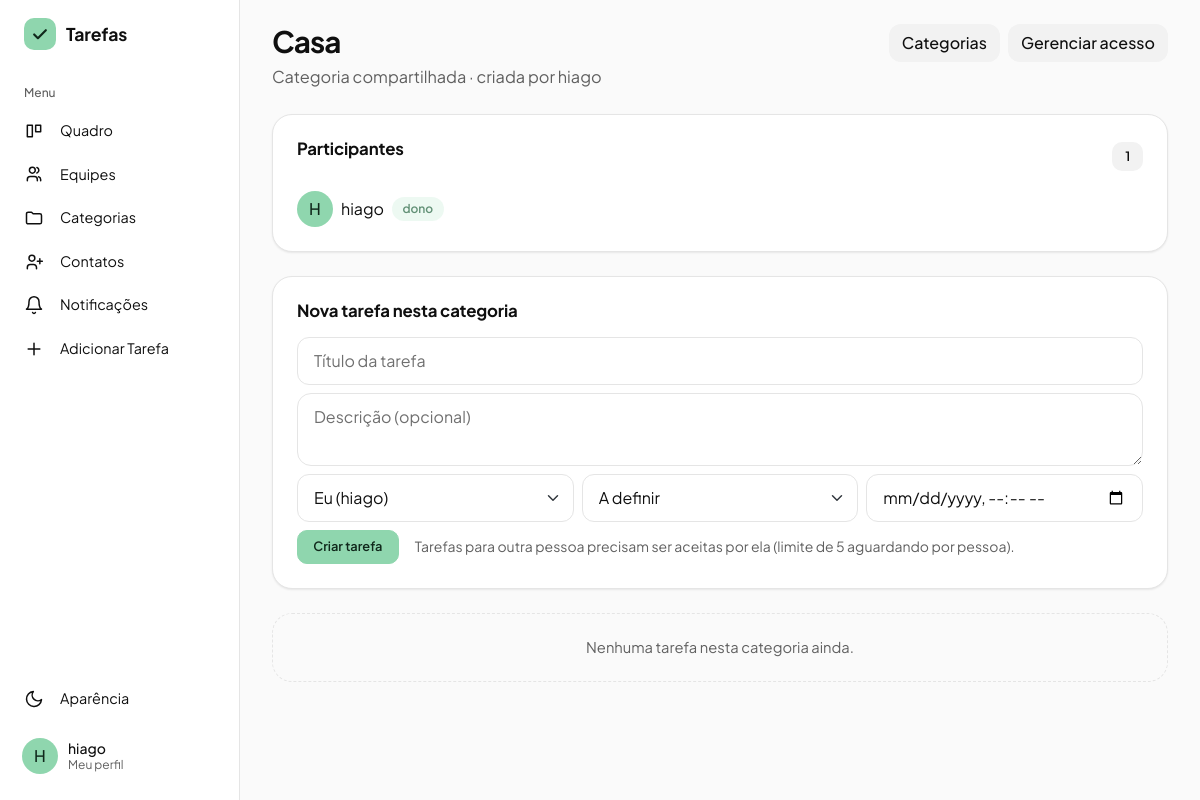
Before: /categorias/compartilhadas/3 (signed in) with the older database file.
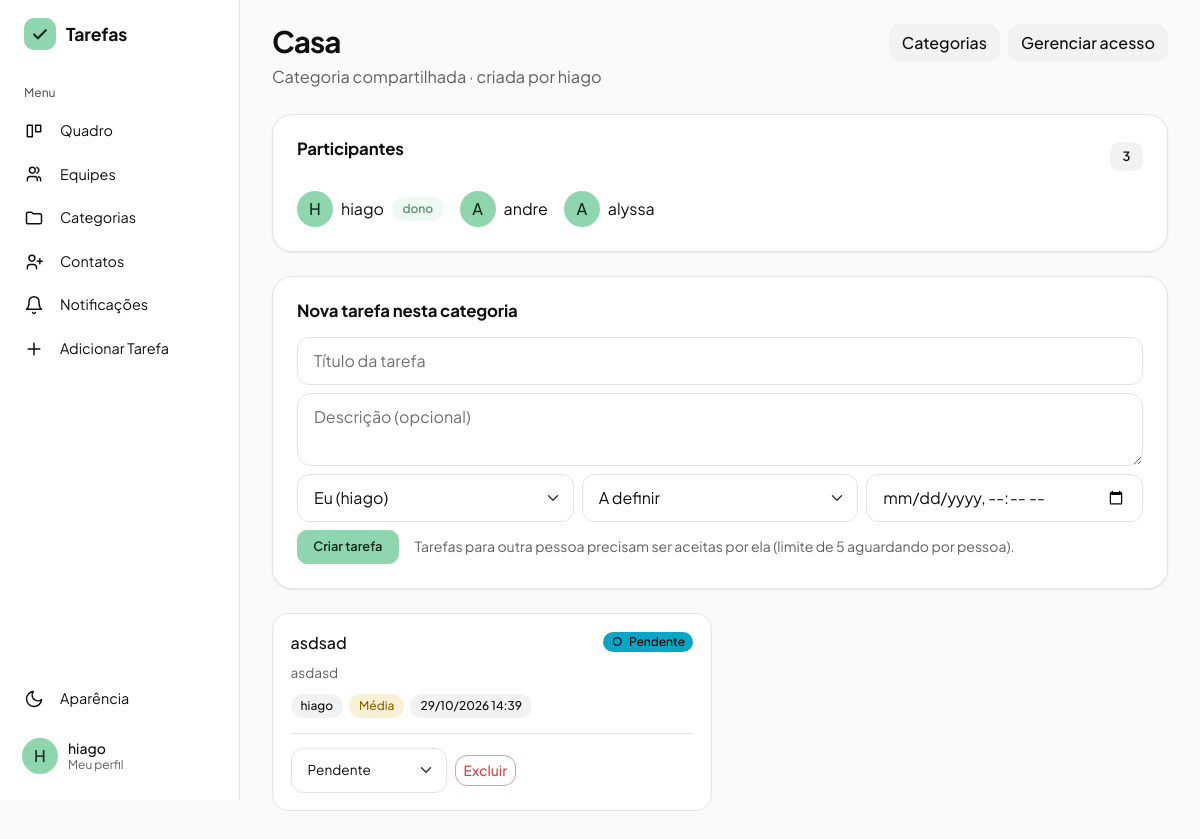
After: the same page with the newer database file.
### gerenciador_de_tarefas/models.py (models this page shows)
class Usuario(db.Model, UserMixin):
    id = db.Column(db.Integer, primary_key=True)
    nomeUsuario = db.Column(db.String(50), unique=True, nullable=False)
    email = db.Column(db.String(254), unique=True, nullable=False)
    senha = db.Column(db.String(255), nullable=False)
    nome = db.Column(db.String(100), nullable=False)
    tarefasCriadas = db.relationship('Tarefa', backref='criador', foreign_keys='Tarefa.criador_id', lazy=True)
    tarefasAtribuidas = db.relationship('Tarefa', backref='responsavel', foreign_keys='Tarefa.responsavel_id', lazy=True)
    cargo = db.Column(db.String(20), nullable=False, default='usuario') #admin ou usuario
    foto_perfil = db.Column(db.String(200), nullable=True, default='default.png')
    ordenacao_quadro = db.Column(db.String(30), nullable=False, default='padrao')

class Categoria(db.Model):
    id = db.Column(db.Integer, primary_key=True)
    nome = db.Column(db.String(50), nullable=False)
    usuario_id = db.Column(db.Integer, db.ForeignKey('usuario.id'), nullable=False)
    tarefas = db.relationship('Tarefa', backref='categoria', lazy=True)
    dono = db.relationship('Usuario')

class Tarefa(db.Model):
    id = db.Column(db.Integer, primary_key=True)
    titulo = db.Column(db.String(150), nullable=False)
    descricao = db.Column(db.Text, nullable=False)
    status = db.Column(db.String(20), nullable=False, default='Pendente')
    prioridade = db.Column(db.String(20), nullable=False, default='A definir')
    prazo = db.Column(db.DateTime, nullable=True, index=True)
    criador_id = db.Column(db.Integer, db.ForeignKey('usuario.id'), nullable=False)
    responsavel_id = db.Column(db.Integer, db.ForeignKey('usuario.id'), nullable=False)
    equipe_id = db.Column(db.Integer, db.ForeignKey('equipe.id'), nullable=True)
    categoria_id = db.Column(db.Integer, db.ForeignKey('categoria.id'), nullable=True)
    aceite = db.Column(db.String(20), nullable=False, default='aceita', server_default='aceita')
    subtarefas = db.relationship('Subtarefa', backref='tarefa', cascade='all, delete-orphan', lazy=True)

### gerenciador_de_tarefas/app.py (the view)
@app.route('/categorias/compartilhadas/<int:categoria_id>')
@login_required
def ver_categoria_compartilhada(categoria_id):
    categoria = db.get_or_404(Categoria, categoria_id)
    if not categoria_acessivel(categoria):
        flash('Você não tem acesso a essa categoria.', 'danger')
        return redirect(url_for('ver_categorias'))
    tarefas = Tarefa.query.filter(
        Tarefa.categoria_id == categoria.id,
        Tarefa.equipe_id.is_(None)
    ).order_by(Tarefa.id.desc()).all()
    tarefas = [t for t in tarefas if t.aceite != 'recusada' or t.criador_id == current_user.id]
    membros = membros_da_categoria(categoria)
    atribuiveis = [u for u in membros if u.id == current_user.id or sao_contatos(u.id)]
    return render_template('categoria_compartilhada.html',
                           categoria=categoria, tarefas=tarefas, membros=membros,
                           atribuiveis=atribuiveis,
                           eh_dono_categoria=categoria.usuario_id == current_user.id,
                           limite_tarefas=LIMITE_TAREFAS_PENDENTES_POR_CONTATO)

### gerenciador_de_tarefas/templates/categoria_compartilhada.html (shortened to what this page needs)
{% extends "base.html" %}
{% block content %}
{% macro avatar(u) -%}
    {% if u.foto_perfil and u.foto_perfil != 'default.png' %}
        <img src="{{ url_for('static', filename='uploads/' + u.foto_perfil) }}" alt="" class="usuario-foto" />
    {% else %}
        <span class="usuario-foto">{{ u.nomeUsuario[:1]|upper }}</span>
    {% endif %}
{%- endmacro %}
{% set status_classe = {'Pendente': 'status-pendente', 'Em andamento': 'status-andamento', 'Concluída': 'status-concluida', 'Cancelada': 'status-cancelada'} %}
<div class="eq-topo">
    <div>
        <h1 class="titulo-pagina">{{ categoria.nome }}</h1>
        <p class="eq-subtitulo">Categoria compartilhada · criada por {{ categoria.dono.nomeUsuario }}</p>
    </div>
    <div class="d-flex gap-2 flex-wrap">
        <a href="{{ url_for('ver_categorias') }}" class="btn btn-outline-secondary">Categorias</a>
        {% if eh_dono_categoria %}
        <a href="{{ url_for('ver_categoria', categoria_id=categoria.id) }}" class="btn btn-outline-secondary">Gerenciar acesso</a>
        {% else %}
        <form method="POST" action="{{ url_for('sair_categoria_compartilhada', categoria_id=categoria.id) }}"
              onsubmit="return confirm('Sair dessa categoria compartilhada?');">
            <button type="submit" class="btn btn-outline-danger">Sair da categoria</button>
        </form>
        {% endif %}
    </div>
</div>
<section class="cartao mb-4">
    <div class="eq-secao-cab">
        <h2 class="eqp-card-titulo">Participantes</h2>
        <span class="eq-contagem">{{ membros|length }}</span>
    </div>
    <div class="d-flex flex-wrap gap-3">
        {% for u in membros %}
        <div class="d-flex align-items-center gap-2">
            {{ avatar(u) }}
            <span>{{ u.nomeUsuario }}</span>
            {% if u.id == categoria.usuario_id %}<span class="eq-tag">dono</span>{% endif %}
        </div>
        {% endfor %}
    </div>
</section>
<section class="cartao mb-4">
    <h2 class="eqp-card-titulo mb-3">Nova tarefa nesta categoria</h2>
    <form method="POST" action="{{ url_for('nova_tarefa_categoria', categoria_id=categoria.id) }}">
        <div class="mb-2">
            <input type="text" name="titulo" class="form-control" placeholder="Título da tarefa" maxlength="150" required>
        </div>
        <div class="mb-2">
            <textarea name="descricao" class="form-control" rows="2" placeholder="Descrição (opcional)"></textarea>
        </div>
        <div class="row g-2 mb-2">
            <div class="col-md-4">
                <select name="responsavel_id" class="form-select" aria-label="Responsável">
                    {% for u in atribuiveis %}
                    <option value="{{ u.id }}" {% if u.id == current_user.id %}selected{% endif %}>
                        {{ 'Eu (' ~ u.nomeUsuario ~ ')' if u.id == current_user.id else u.nomeUsuario }}
                    </option>
                    {% endfor %}
                </select>
            </div>
            <div class="col-md-4">
                <select name="prioridade" class="form-select" aria-label="Prioridade">
                    {% for p in ['A definir', 'Baixa', 'Média', 'Alta'] %}
                    <option value="{{ p }}">{{ p }}</option>
                    {% endfor %}
                </select>
            </div>
            <div class="col-md-4">
                <input type="datetime-local" name="prazo" class="form-control" aria-label="Prazo">
            </div>
        </div>
        <div class="d-flex align-items-center gap-3 flex-wrap">
            <button type="submit" class="btn btn-principal btn-sm">Criar tarefa</button>
            <small class="text-secondary">Tarefas para outra pessoa precisam ser aceitas por ela (limite de {{ limite_tarefas }} aguardando por pessoa).</small>
        </div>
    </form>
</section>
{% if not tarefas %}
<p class="cat-vazio">Nenhuma tarefa nesta categoria ainda.</p>
{% endif %}
<div class="cat-tarefas mb-5">
    {% for t in tarefas %}
    {% set prio = t.prioridade or 'A definir' %}
    <article class="cartao-tarefa cat-tarefa {{ status_classe[t.status] }}">
        <div class="cat-tarefa-topo">
            <div class="tarefa-titulo">{{ t.titulo }}</div>
            <span class="selo">
                {% if t.aceite == 'aceita' %}{{ t.status }}{% elif t.aceite == 'aguardando' %}Aguardando aceite{% else %}Recusada{% endif %}
            </span>
        </div>
        {% if t.descricao %}
        <div class="tarefa-desc">{{ t.descricao|truncate(80) }}</div>
        {% endif %}
        <div class="chips">
            <span class="chip">
                {% if t.criador_id == t.responsavel_id %}{{ t.criador.nomeUsuario }}{% else %}{{ t.criador.nomeUsuario }} → {{ t.responsavel.nomeUsuario }}{% endif %}
            </span>
            <span class="chip {{ 'chip-alta' if prio == 'Alta' else ('chip-media' if prio == 'Média' else ('chip-baixa' if prio == 'Baixa' else '')) }}">{{ prio }}</span>
            {% if t.prazo %}
            <span class="chip {{ 'chip-atrasada' if tarefa_atrasada(t) }}">{{ t.prazo.strftime('%d/%m/%Y %H:%M') }}</span>
            {% endif %}
        </div>
        <div class="cat-tarefa-acoes">
            {% if t.aceite == 'aceita' and pode_mudar_status(t) %}
            <form method="POST" action="{{ url_for('alterar_status', tarefa_id=t.id) }}">
                <select name="status" class="form-select form-select-sm" aria-label="Alterar status" onchange="this.form.submit()">
                    {% for s in ['Pendente', 'Em andamento', 'Concluída', 'Cancelada'] %}
                    <option value="{{ s }}" {% if t.status == s %}selected{% endif %}>{{ s }}</option>
                    {% endfor %}
                </select>
            </form>
            {% endif %}
            {% if t.aceite == 'aceita' and pode_excluir(t) %}
            <form method="POST" action="{{ url_for('excluir_tarefa', tarefa_id=t.id) }}"
                  onsubmit="return confirm('Excluir esta tarefa?');">
                <button type="submit" class="btn btn-outline-danger btn-sm">Excluir</button>
            </form>
            {% endif %}
        </div>
    </article>
    {% endfor %}
</div>
{% endblock %}

### gerenciador_de_tarefas/templates/base.html (shortened to what this page needs)
<!doctype html>
<html lang="pt-br">
  <head>
    <link
      rel="stylesheet"
      href="https://cdn.jsdelivr.net/npm/bootstrap@5.3.0/dist/css/bootstrap.min.css"
    />
    <link
      rel="stylesheet"
      href="{{ url_for('static', filename='static.css') }}"
    />
    <link rel="stylesheet" href="https://cdn.jsdelivr.net/npm/flatpickr/dist/flatpickr.min.css">
    <link rel="stylesheet" href="https://cdn.jsdelivr.net/npm/flatpickr/dist/themes/dark.css">
  </head>
  <body>
    {% macro aparencia(direcao='dropup') %}
    <div class="{{ direcao }}">
      <button
        class="menu-item"
        type="button"
        data-bs-toggle="dropdown"
        data-bs-auto-close="outside"
        aria-expanded="false"
      >
        <svg viewBox="0 0 24 24" fill="none" stroke="currentColor" stroke-width="1.8" stroke-linecap="round" stroke-linejoin="round" aria-hidden="true"><path d="M21 12.8A9 9 0 1111.2 3a7 7 0 009.8 9.8z"/></svg>
        <span>Aparência</span>
      </button>
    </div>
    {% endmacro %}
    {% macro logo() %}
    <span class="marca-icone">
      <svg width="20" height="20" viewBox="0 0 24 24" fill="none" stroke="currentColor" stroke-width="2.6" stroke-linecap="round" stroke-linejoin="round" aria-hidden="true"><path d="M5 12.5l4.5 4.5L19 7.5"/></svg>
    </span>
    {% endmacro %}
    {% set ep = request.endpoint or '' %}
    {% if current_user.is_authenticated %}
    <div class="app">
      <aside class="lateral" aria-label="Menu principal">
        <a
          class="marca"
          href="{{ url_for('admin_dashboard') if current_user.cargo == 'admin' else url_for('quadro') }}"
        >{{ logo() }}<span>Tarefas</span></a>
        <div class="menu-titulo">Menu</div>
        <a class="menu-item {{ 'ativo' if ep == 'quadro' }}" href="{{ url_for('quadro') }}">
          <svg viewBox="0 0 24 24" fill="none" stroke="currentColor" stroke-width="1.8" stroke-linecap="round" stroke-linejoin="round" aria-hidden="true"><path d="M4 5h6v14H4zM14 5h6v8h-6z"/></svg>
          <span>Quadro</span>
        </a>
        <a class="menu-item {{ 'ativo' if ep in ['equipes', 'ver_equipe', 'adicionar_tarefa_equipe'] }}" href="{{ url_for('equipes') }}">
          <svg viewBox="0 0 24 24" fill="none" stroke="currentColor" stroke-width="1.8" stroke-linecap="round" stroke-linejoin="round" aria-hidden="true"><path d="M16 20v-1.5a3.5 3.5 0 00-3.5-3.5h-5A3.5 3.5 0 004 18.5V20M10 11a3.5 3.5 0 100-7 3.5 3.5 0 000 7zM20 20v-1.5a3.5 3.5 0 00-2.5-3.3M15.5 4.2a3.5 3.5 0 010 6.6"/></svg>
          <span>Equipes</span>
        </a>
        <a class="menu-item {{ 'ativo' if ep in ['ver_categorias', 'ver_categoria'] }}" href="{{ url_for('ver_categorias') }}">
          <svg viewBox="0 0 24 24" fill="none" stroke="currentColor" stroke-width="1.8" stroke-linejoin="round" aria-hidden="true"><path d="M3 7a2 2 0 012-2h4l2 2h8a2 2 0 012 2v8a2 2 0 01-2 2H5a2 2 0 01-2-2z"/></svg>
          <span>Categorias</span>
        </a>
        <a class="menu-item {{ 'ativo' if ep == 'contatos' }}" href="{{ url_for('contatos') }}">
          <svg viewBox="0 0 24 24" fill="none" stroke="currentColor" stroke-width="1.8" stroke-linecap="round" stroke-linejoin="round" aria-hidden="true"><path d="M15 20v-1.5a3.5 3.5 0 00-3.5-3.5h-4A3.5 3.5 0 004 18.5V20M9.5 11a3.5 3.5 0 100-7 3.5 3.5 0 000 7zM19 8v6M16 11h6"/></svg>
          <span>Contatos</span>
        </a>
        <a class="menu-item {{ 'ativo' if ep == 'notificacoes' }}" href="{{ url_for('notificacoes') }}">
          <svg viewBox="0 0 24 24" fill="none" stroke="currentColor" stroke-width="1.8" stroke-linecap="round" stroke-linejoin="round" aria-hidden="true"><path d="M6 8a6 6 0 0112 0c0 7 3 9 3 9H3s3-2 3-9M10.3 21a1.9 1.9 0 003.4 0"/></svg>
          <span>Notificações</span>
        </a>
        <a class="menu-item" href="#" data-bs-toggle="modal" data-bs-target="#modalAdicionarTarefa">
          <svg viewBox="0 0 24 24" fill="none" stroke="currentColor" stroke-width="1.8" stroke-linecap="round" aria-hidden="true"><path d="M12 5v14M5 12h14"/></svg>
          <span>Adicionar Tarefa</span>
        </a>
        <div class="menu-espaco"></div>
        {{ aparencia('dropup') }}
        <a href="#" class="usuario-card mt-2 text-decoration-none" data-bs-toggle="modal" data-bs-target="#modalPerfil" title="Meu Perfil">
          {% if current_user.foto_perfil and current_user.foto_perfil != 'default.png' %}
            <img src="{{ url_for('static', filename='uploads/' + current_user.foto_perfil) }}" alt="" class="usuario-foto" />
          {% else %}
            <span class="usuario-foto">{{ current_user.nomeUsuario[:1]|upper }}</span>
          {% endif %}
          <span class="usuario-nome">{{ current_user.nome or current_user.nomeUsuario }}<small>Meu perfil</small></span>
        </a>
      </aside>
      <main class="conteudo">
        <div class="conteudo-interno">
    {% endif %}
    {% block content %}{% endblock %}
    {% if current_user.is_authenticated %}
        </div>
      </main>
    </div>
    {% else %}
    </main>
    {% endif %}
  </body>
</html>

Changed rows visible on the page:
added Usuario: nomeUsuario "A", nomeUsuario "andre"
added Usuario: nomeUsuario "A", nomeUsuario "alyssa"
added Tarefa: titulo "asdsad", status "Pendente", descricao "asdasd", criador.nomeUsuario "hiago", prioridade "Média", prazo "29/10/2026 14:39"
Other visible differences:
{{ membros|length }}: "1" → "3"
text no longer shown: "Nenhuma tarefa nesta categoria ainda."
